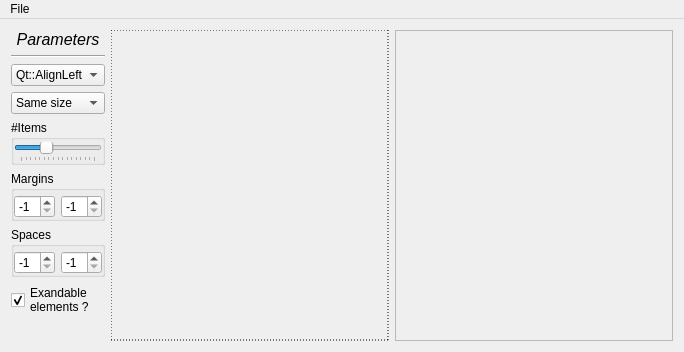
<?xml version="1.0" encoding="UTF-8"?>
<ui version="4.0">
 <class>MainWindow</class>
 <widget class="QMainWindow" name="MainWindow">
  <property name="geometry">
   <rect>
    <x>0</x>
    <y>0</y>
    <width>684</width>
    <height>352</height>
   </rect>
  </property>
  <property name="windowTitle">
   <string>SmartVerticalFlowLayout demo</string>
  </property>
  <widget class="QWidget" name="centralWidget">
   <layout class="QHBoxLayout" name="horizontalLayout" stretch="0,1,1">
    <item>
     <layout class="QVBoxLayout" name="verticalLayout">
      <item>
       <widget class="QLabel" name="label">
        <property name="font">
         <font>
          <pointsize>12</pointsize>
          <weight>50</weight>
          <italic>true</italic>
          <bold>false</bold>
         </font>
        </property>
        <property name="text">
         <string>Parameters</string>
        </property>
        <property name="alignment">
         <set>Qt::AlignCenter</set>
        </property>
       </widget>
      </item>
      <item>
       <widget class="Line" name="line">
        <property name="orientation">
         <enum>Qt::Horizontal</enum>
        </property>
       </widget>
      </item>
      <item>
       <widget class="QComboBox" name="boxAlignment">
        <property name="focusPolicy">
         <enum>Qt::ClickFocus</enum>
        </property>
        <property name="currentIndex">
         <number>1</number>
        </property>
        <property name="sizeAdjustPolicy">
         <enum>QComboBox::AdjustToMinimumContentsLength</enum>
        </property>
        <item>
         <property name="text">
          <string>Qt::AlignJustify (or 0, default)</string>
         </property>
        </item>
        <item>
         <property name="text">
          <string>Qt::AlignLeft</string>
         </property>
        </item>
        <item>
         <property name="text">
          <string>Qt::AlignCenter</string>
         </property>
        </item>
        <item>
         <property name="text">
          <string>Qt::AlignRight</string>
         </property>
        </item>
       </widget>
      </item>
      <item>
       <widget class="QComboBox" name="boxExample">
        <property name="focusPolicy">
         <enum>Qt::ClickFocus</enum>
        </property>
        <property name="sizeAdjustPolicy">
         <enum>QComboBox::AdjustToMinimumContentsLength</enum>
        </property>
        <item>
         <property name="text">
          <string>Same size</string>
         </property>
        </item>
        <item>
         <property name="text">
          <string>Small and average</string>
         </property>
        </item>
        <item>
         <property name="text">
          <string>All sizes</string>
         </property>
        </item>
       </widget>
      </item>
      <item>
       <widget class="QGroupBox" name="groupNumberElements">
        <property name="title">
         <string>#Items</string>
        </property>
        <property name="flat">
         <bool>true</bool>
        </property>
        <layout class="QHBoxLayout" name="horizontalLayout_2">
         <property name="leftMargin">
          <number>0</number>
         </property>
         <property name="topMargin">
          <number>2</number>
         </property>
         <property name="rightMargin">
          <number>0</number>
         </property>
         <property name="bottomMargin">
          <number>0</number>
         </property>
         <item>
          <widget class="QSlider" name="slideNumberElements">
           <property name="focusPolicy">
            <enum>Qt::ClickFocus</enum>
           </property>
           <property name="maximum">
            <number>80</number>
           </property>
           <property name="pageStep">
            <number>1</number>
           </property>
           <property name="sliderPosition">
            <number>27</number>
           </property>
           <property name="orientation">
            <enum>Qt::Horizontal</enum>
           </property>
           <property name="tickPosition">
            <enum>QSlider::TicksBelow</enum>
           </property>
           <property name="tickInterval">
            <number>5</number>
           </property>
          </widget>
         </item>
        </layout>
       </widget>
      </item>
      <item>
       <widget class="QGroupBox" name="groupBox">
        <property name="focusPolicy">
         <enum>Qt::ClickFocus</enum>
        </property>
        <property name="title">
         <string>Margins</string>
        </property>
        <layout class="QHBoxLayout" name="horizontalLayout_3">
         <property name="leftMargin">
          <number>0</number>
         </property>
         <property name="topMargin">
          <number>4</number>
         </property>
         <property name="rightMargin">
          <number>0</number>
         </property>
         <property name="bottomMargin">
          <number>0</number>
         </property>
         <item>
          <widget class="QSpinBox" name="spinBoxVerticalMargins">
           <property name="focusPolicy">
            <enum>Qt::NoFocus</enum>
           </property>
           <property name="minimum">
            <number>-1</number>
           </property>
           <property name="value">
            <number>-1</number>
           </property>
          </widget>
         </item>
         <item>
          <widget class="QSpinBox" name="spinBoxHorizontalMargins">
           <property name="focusPolicy">
            <enum>Qt::ClickFocus</enum>
           </property>
           <property name="minimum">
            <number>-1</number>
           </property>
           <property name="value">
            <number>-1</number>
           </property>
          </widget>
         </item>
        </layout>
       </widget>
      </item>
      <item>
       <widget class="QGroupBox" name="groupBox_2">
        <property name="title">
         <string>Spaces</string>
        </property>
        <layout class="QHBoxLayout" name="horizontalLayout_4">
         <property name="leftMargin">
          <number>0</number>
         </property>
         <property name="topMargin">
          <number>4</number>
         </property>
         <property name="rightMargin">
          <number>0</number>
         </property>
         <property name="bottomMargin">
          <number>0</number>
         </property>
         <item>
          <widget class="QSpinBox" name="spinBoxVerticalSpace">
           <property name="focusPolicy">
            <enum>Qt::ClickFocus</enum>
           </property>
           <property name="minimum">
            <number>-1</number>
           </property>
           <property name="value">
            <number>-1</number>
           </property>
          </widget>
         </item>
         <item>
          <widget class="QSpinBox" name="spinBoxHorizontalSpace">
           <property name="focusPolicy">
            <enum>Qt::ClickFocus</enum>
           </property>
           <property name="minimum">
            <number>-1</number>
           </property>
           <property name="value">
            <number>-1</number>
           </property>
          </widget>
         </item>
        </layout>
       </widget>
      </item>
      <item>
       <widget class="QCheckBox" name="checkSizePolicy">
        <property name="focusPolicy">
         <enum>Qt::ClickFocus</enum>
        </property>
        <property name="text">
         <string>Exandable
elements ?</string>
        </property>
        <property name="checked">
         <bool>true</bool>
        </property>
       </widget>
      </item>
      <item>
       <spacer name="verticalSpacer">
        <property name="orientation">
         <enum>Qt::Vertical</enum>
        </property>
        <property name="sizeHint" stdset="0">
         <size>
          <width>20</width>
          <height>40</height>
         </size>
        </property>
       </spacer>
      </item>
     </layout>
    </item>
    <item>
     <widget class="QWidget" name="fixedContent" native="true">
      <property name="focusPolicy">
       <enum>Qt::ClickFocus</enum>
      </property>
      <property name="styleSheet">
       <string notr="true">QWidget#fixedContent {
  border: 1px dashed black;
}</string>
      </property>
     </widget>
    </item>
    <item>
     <widget class="QScrollArea" name="scrollArea">
      <property name="focusPolicy">
       <enum>Qt::ClickFocus</enum>
      </property>
      <property name="widgetResizable">
       <bool>true</bool>
      </property>
      <property name="alignment">
       <set>Qt::AlignLeading|Qt::AlignLeft|Qt::AlignTop</set>
      </property>
      <widget class="QWidget" name="scrollableContent">
       <property name="geometry">
        <rect>
         <x>0</x>
         <y>0</y>
         <width>271</width>
         <height>305</height>
        </rect>
       </property>
       <property name="focusPolicy">
        <enum>Qt::ClickFocus</enum>
       </property>
      </widget>
     </widget>
    </item>
   </layout>
  </widget>
  <widget class="QMenuBar" name="menuBar">
   <property name="geometry">
    <rect>
     <x>0</x>
     <y>0</y>
     <width>684</width>
     <height>27</height>
    </rect>
   </property>
   <widget class="QMenu" name="menuFile">
    <property name="title">
     <string>File</string>
    </property>
    <addaction name="actionShow_not_scrollable_panel"/>
    <addaction name="separator"/>
    <addaction name="actionQuit"/>
   </widget>
   <addaction name="menuFile"/>
  </widget>
  <action name="actionQuit">
   <property name="icon">
    <iconset theme="gtk-quit">
     <normaloff/>
    </iconset>
   </property>
   <property name="text">
    <string>Quit</string>
   </property>
   <property name="shortcut">
    <string>Ctrl+Q</string>
   </property>
  </action>
  <action name="actionShow_not_scrollable_panel">
   <property name="checkable">
    <bool>true</bool>
   </property>
   <property name="text">
    <string>Show not scrollable panel</string>
   </property>
  </action>
 </widget>
 <layoutdefault spacing="6" margin="11"/>
 <resources/>
 <connections/>
</ui>
